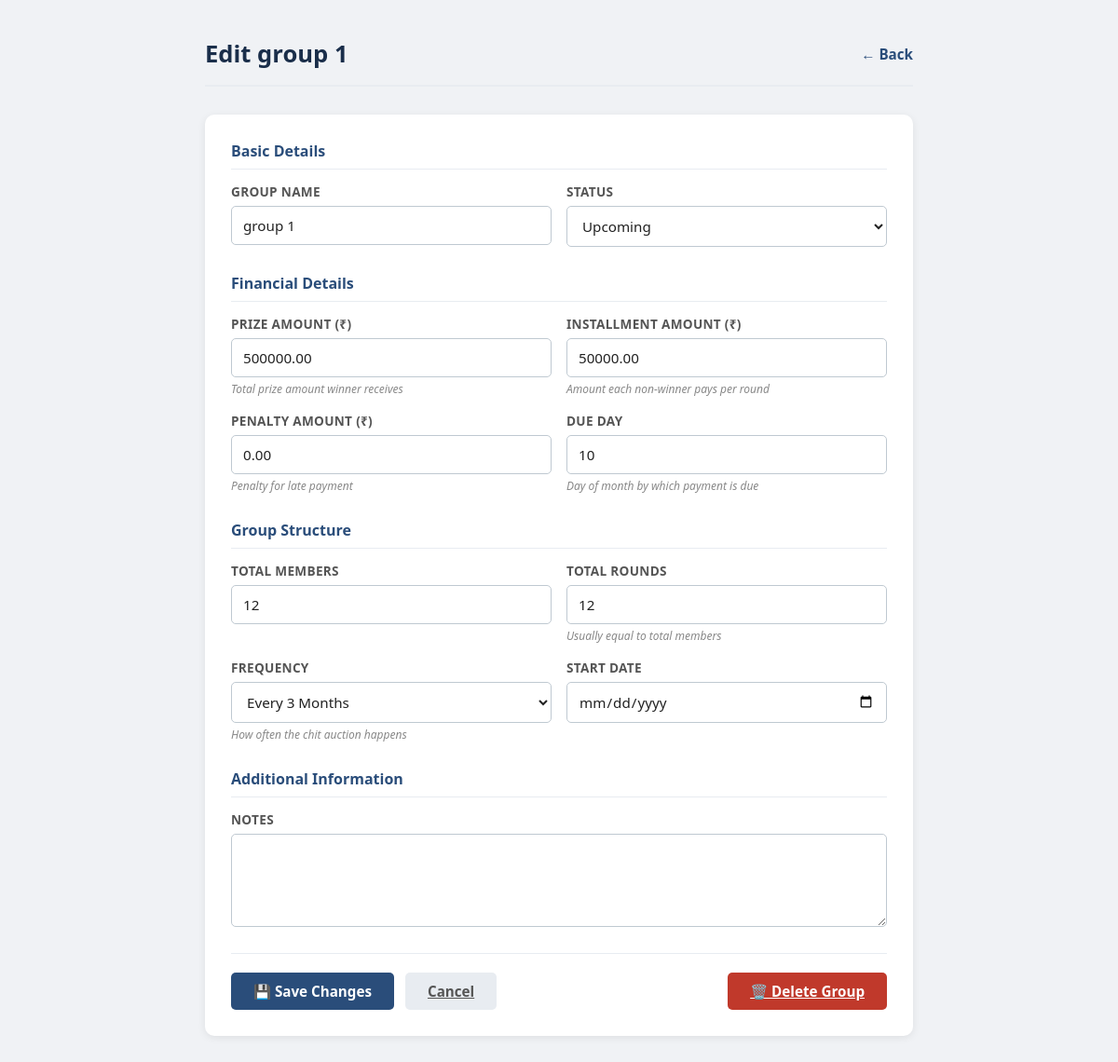
The app's page /management/group/2/edit/, older data.
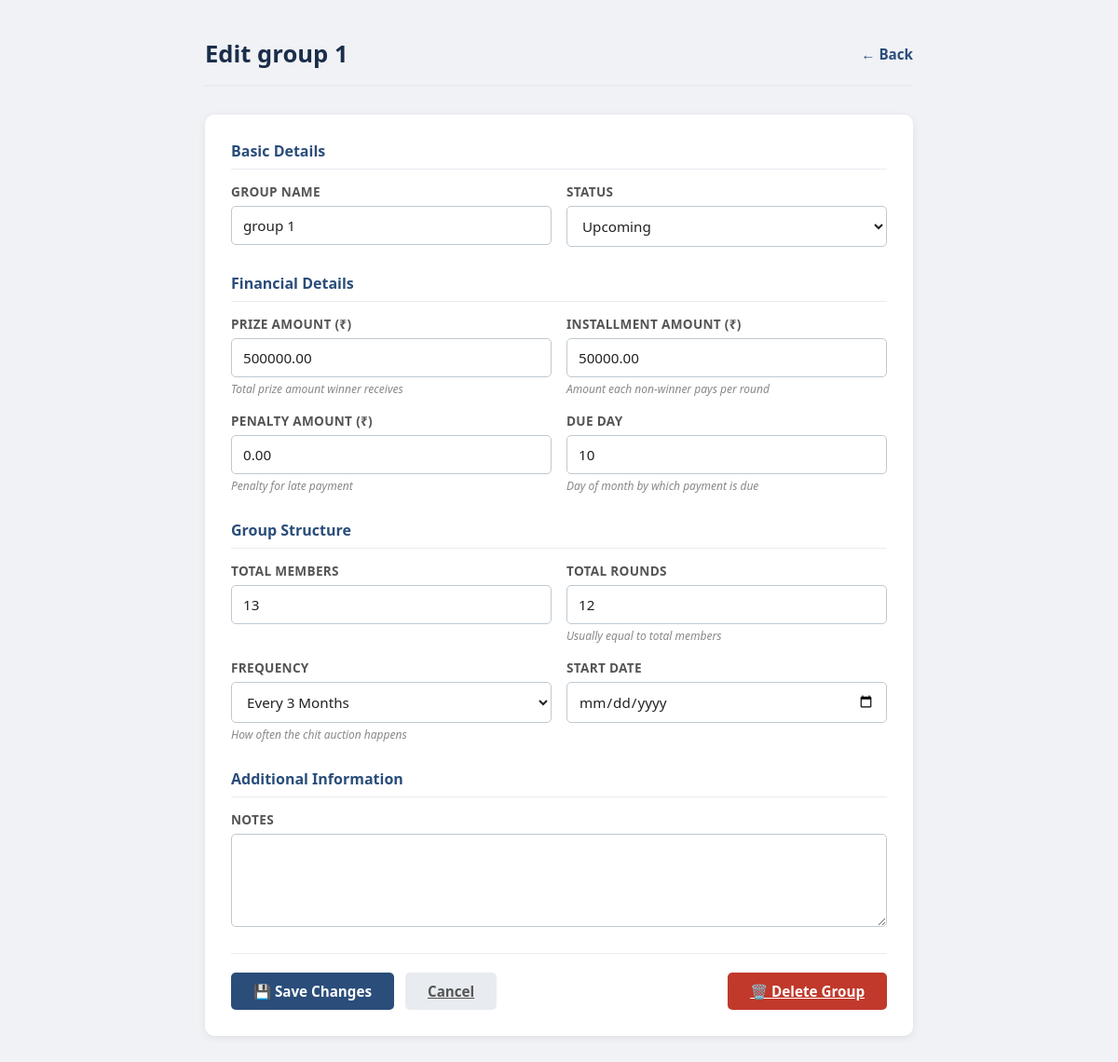
The same page, newer data.
### management/models.py (models this page shows, shortened)
class ChitGroup(models.Model):
    STATUS_CHOICES = [
        ('upcoming', 'Upcoming'),
        ('active', 'Active'),
        ('closed', 'Closed'),
    ]
    FREQUENCY_CHOICES = [
        (1, 'Monthly'),
        (2, 'Every 2 Months'),
        (3, 'Every 3 Months'),
        (6, 'Every 6 Months'),
    ]
    name = models.CharField(max_length=200)
    total_members = models.PositiveIntegerField()
    installment_amount = models.DecimalField(max_digits=10, decimal_places=2, help_text='Amount each non-winner pays per round')
    prize_amount = models.DecimalField(max_digits=12, decimal_places=2, help_text='Total prize amount winner receives')
    frequency_months = models.PositiveIntegerField(choices=FREQUENCY_CHOICES, default=3, help_text='How often the chit auction happens')
    total_rounds = models.PositiveIntegerField(help_text='Total number of rounds (equal to total members)')
    start_date = models.DateField()
    due_day = models.PositiveIntegerField(default=10, help_text='Day of month by which payment is due')
    penalty_amount = models.DecimalField(max_digits=8, decimal_places=2, default=0, help_text='Penalty for late payment')
    status = models.CharField(max_length=10, choices=STATUS_CHOICES, default='upcoming')
    notes = models.TextField(blank=True, null=True)
    class Meta:
        verbose_name = 'Chit Group'
        verbose_name_plural = 'Chit Groups'
        ordering = ['-start_date']

### management/views.py (the view, shortened to what this page needs)
# urls.py: path('group/<int:group_id>/edit/', views.edit_group, name='edit_group'),
def edit_group(request, group_id):
    group = get_object_or_404(ChitGroup, pk=group_id)
    return render(request, 'management/edit_group.html', {'group': group})

### management/templates/management/edit_group.html (shortened to what the changed rows need)
{% load multiply %}
<!DOCTYPE html>
<html lang="en">
<head>
</head>
<body>
    <div class="container">
        <div class="header">
            <h1>Edit {{ group.name }}</h1>
            <a href="{% url 'dashboard_group' group.id %}">← Back</a>
        </div>
        <div class="form-card">
            <form method="post" enctype="multipart/form-data">
                <div class="form-section">
                    <div class="form-row">
                        <div class="form-group">
                            <label for="name">Group Name</label>
                            <input type="text" id="name" name="name" value="{{ group.name }}" required>
                        </div>
                        <div class="form-group">
                            <label for="status">Status</label>
                            <select id="status" name="status">
                                <option value="upcoming" {% if group.status == 'upcoming' %}selected{% endif %}>Upcoming</option>
                            </select>
                        </div>
                    </div>
                </div>
                <div class="form-section">
                    <div class="form-row">
                        <div class="form-group">
                            <label for="prize_amount">Prize Amount (₹)</label>
                            <input type="number" id="prize_amount" name="prize_amount" step="0.01" value="{{ group.prize_amount }}" required>
                            <span class="help-text">Total prize amount winner receives</span>
                        </div>
                        <div class="form-group">
                            <label for="installment_amount">Installment Amount (₹)</label>
                            <input type="number" id="installment_amount" name="installment_amount" step="0.01" value="{{ group.installment_amount }}" required>
                            <span class="help-text">Amount each non-winner pays per round</span>
                        </div>
                    </div>
                    <div class="form-row">
                        <div class="form-group">
                            <label for="penalty_amount">Penalty Amount (₹)</label>
                            <input type="number" id="penalty_amount" name="penalty_amount" step="0.01" value="{{ group.penalty_amount }}">
                            <span class="help-text">Penalty for late payment</span>
                        </div>
                        <div class="form-group">
                            <label for="due_day">Due Day</label>
                            <input type="number" id="due_day" name="due_day" min="1" max="31" value="{{ group.due_day }}">
                            <span class="help-text">Day of month by which payment is due</span>
                        </div>
                    </div>
                </div>
                <div class="form-section">
                    <div class="form-row">
                        <div class="form-group">
                            <label for="total_members">Total Members</label>
                            <input type="number" id="total_members" name="total_members" min="1" value="{{ group.total_members }}" required>
                        </div>
                        <div class="form-group">
                            <label for="total_rounds">Total Rounds</label>
                            <input type="number" id="total_rounds" name="total_rounds" min="1" value="{{ group.total_rounds }}" required>
                            <span class="help-text">Usually equal to total members</span>
                        </div>
                    </div>
                    <div class="form-row">
                        <div class="form-group">
                            <label for="frequency_months">Frequency</label>
                            <select id="frequency_months" name="frequency_months">
                                <option value="3" {% if group.frequency_months == 3 %}selected{% endif %}>Every 3 Months</option>
                            </select>
                            <span class="help-text">How often the chit auction happens</span>
                        </div>
                        <div class="form-group">
                            <label for="start_date">Start Date</label>
                            <input type="date" id="start_date" name="start_date" value="{{ group.start_date }}" required>
                        </div>
                    </div>
                </div>
            </form>
        </div>
    </div>
</body>
</html>

Row changes from the older to the newer data that the page shows:
changed ChitGroup "group 1": total_members "12" → "13"
